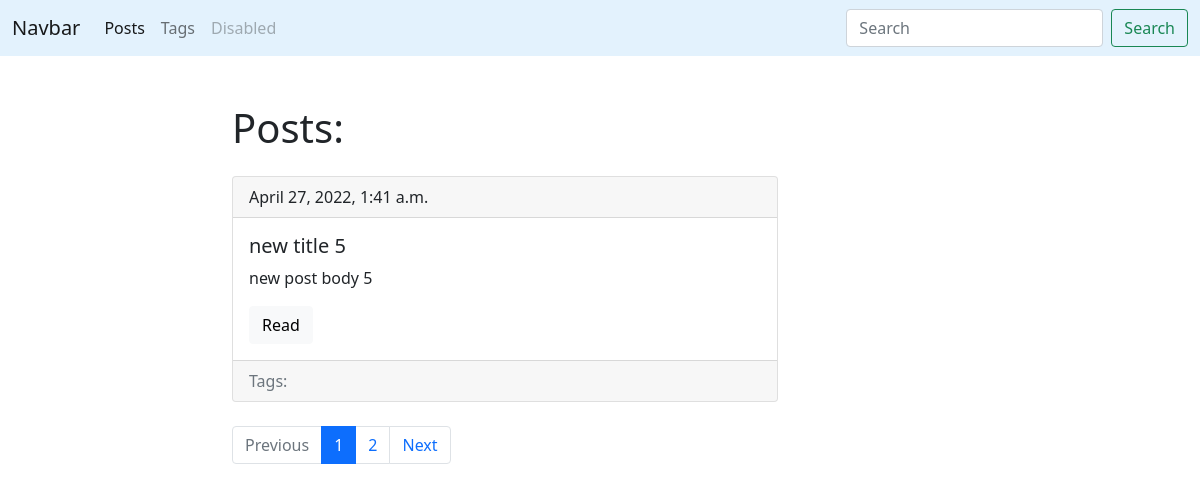
/blog/, run on an earlier commit of the app's database.
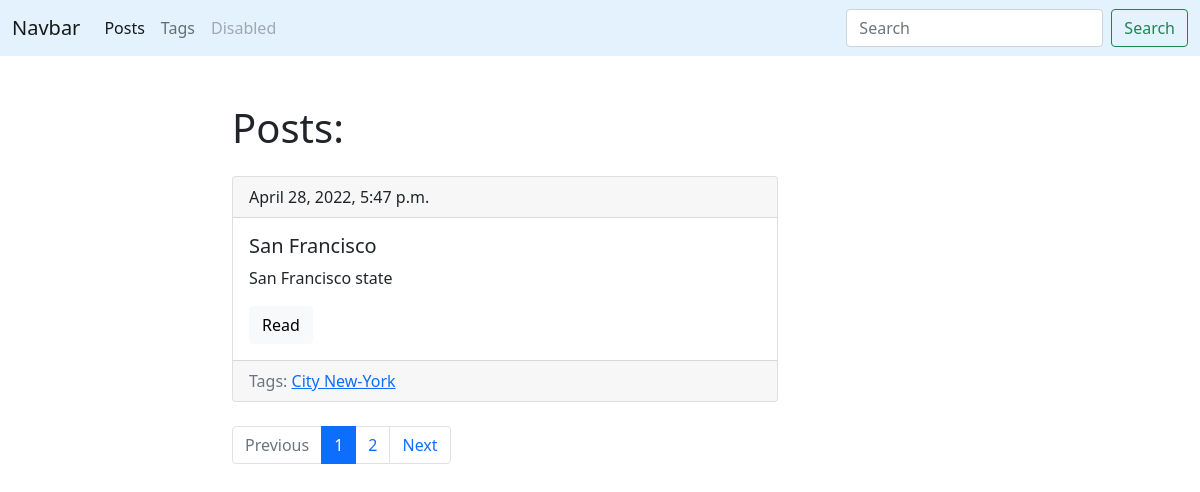
And on a later commit of the database.
### blog/models.py (models this page shows, shortened)
class Post(models.Model):
    title = models.CharField(max_length=150, db_index=True)
    slug = models.SlugField(max_length=50, blank=True, unique=True)
    body = models.TextField(blank=True, db_index=True)
    tags = models.ManyToManyField('Tag', blank=True, related_name='posts')
    date_pub = models.DateTimeField(auto_now_add=True)
    def get_absolute_url(self):
        return reverse('post_detail_url', args=[self.slug, ])
    class Meta:
        ordering = ['-date_pub']

class Tag(models.Model):
    title = models.CharField(max_length=50)
    slug = models.SlugField(max_length=50, unique=True)
    def get_absolute_url(self):
        return reverse('tag_detail_url', args=[self.slug, ])
    class Meta:
        ordering = ['title']

### blog/views.py (the view)
# urls.py: path('', posts_list, name='posts_list_url'),
def posts_list(request):
    search_query = request.GET.get('search', '')
    if search_query:
        posts = Post.objects.filter(Q(title__icontains=search_query) | Q(body__icontains=search_query))
    else:
        posts = Post.objects.all()
    paginator = Paginator(posts, 1)
    page_number = request.GET.get('page', 1)
    page = paginator.get_page(page_number)
    is_paginated = page.has_other_pages()
    if page.has_previous():
        prev_url = f'?page={page.previous_page_number()}'
    else:
        prev_url = ''
    if page.has_next():
        next_url = f'?page={page.next_page_number()}'
    else:
        next_url = ''
    context = {'page_object': page, 'is_paginated': is_paginated, 'next_page_url': next_url, 'prev_page_url': prev_url }
    return render(request, 'blog/index.html', context=context)

### blog/templates/blog/index.html (shortened to what this page needs)
{% extends 'blog/base_blog.html' %}
{% block content %}
    <h1 class="mb-4">Posts: </h1>
    {% for post in page_object.object_list %}
        {% include 'blog/includes/post_card_template.html'%}
    {% endfor %}
{% endblock %}

### blog/templates/blog/includes/post_card_template.html
<div class="card mb-4">
          <div class="card-header">
              {{post.date_pub}}
          </div>
          <div class="card-body">
            <h5 class="card-title">{{post.title}}</h5>
            <p class="card-text">{{post.body|truncatewords:15 }}</p>
            <a href="{{ post.get_absolute_url }}" class="btn btn-light">Read</a>
          </div>
            <div class="card-footer text-muted">
            Tags:
                {% for tag in post.tags.all %}
                <a href="{{ tag.get_absolute_url }}"> {{tag.title}}</a>
                {% endfor %}
             </div>
        </div>

What changed in the data, as far as the page shows it:
no longer on this page (row unchanged): Post: date_pub "April 27, 2022, 1:41 a.m.", title "new title 5", body "new post body 5"
added Post: date_pub "April 28, 2022, 5:47 p.m.", title "San Francisco", body "San Francisco state"
now on this page (row unchanged): Tag: title "City New-York"
